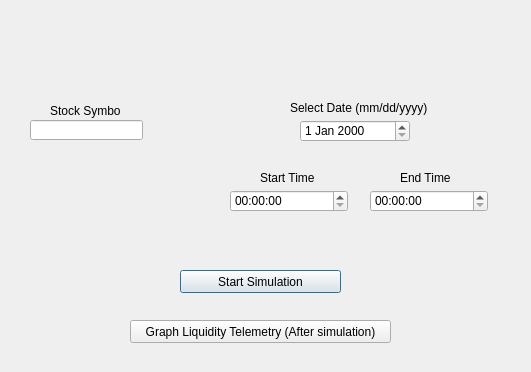
<?xml version="1.0" encoding="UTF-8"?>
<ui version="4.0">
 <class>Dialog</class>
 <widget class="QDialog" name="Dialog">
  <property name="geometry">
   <rect>
    <x>0</x>
    <y>0</y>
    <width>531</width>
    <height>372</height>
   </rect>
  </property>
  <property name="windowTitle">
   <string>Dialog</string>
  </property>
  <widget class="QLabel" name="symbolLabel">
   <property name="geometry">
    <rect>
     <x>50</x>
     <y>100</y>
     <width>71</width>
     <height>21</height>
    </rect>
   </property>
   <property name="text">
    <string>Stock Symbol</string>
   </property>
  </widget>
  <widget class="QPushButton" name="pushButton">
   <property name="geometry">
    <rect>
     <x>180</x>
     <y>270</y>
     <width>161</width>
     <height>23</height>
    </rect>
   </property>
   <property name="text">
    <string>Start Simulation</string>
   </property>
  </widget>
  <widget class="QLabel" name="label">
   <property name="geometry">
    <rect>
     <x>290</x>
     <y>100</y>
     <width>141</width>
     <height>16</height>
    </rect>
   </property>
   <property name="text">
    <string>Select Date (mm/dd/yyyy)</string>
   </property>
  </widget>
  <widget class="QLabel" name="label_2">
   <property name="geometry">
    <rect>
     <x>260</x>
     <y>170</y>
     <width>61</width>
     <height>16</height>
    </rect>
   </property>
   <property name="text">
    <string>Start Time</string>
   </property>
  </widget>
  <widget class="QLineEdit" name="stockSymbol">
   <property name="geometry">
    <rect>
     <x>30</x>
     <y>120</y>
     <width>113</width>
     <height>20</height>
    </rect>
   </property>
  </widget>
  <widget class="QDateEdit" name="simDate">
   <property name="geometry">
    <rect>
     <x>300</x>
     <y>120</y>
     <width>110</width>
     <height>22</height>
    </rect>
   </property>
  </widget>
  <widget class="QTimeEdit" name="startTime">
   <property name="geometry">
    <rect>
     <x>230</x>
     <y>190</y>
     <width>118</width>
     <height>22</height>
    </rect>
   </property>
  </widget>
  <widget class="QLabel" name="label_3">
   <property name="geometry">
    <rect>
     <x>400</x>
     <y>170</y>
     <width>51</width>
     <height>16</height>
    </rect>
   </property>
   <property name="text">
    <string>End Time</string>
   </property>
  </widget>
  <widget class="QTimeEdit" name="endTime">
   <property name="geometry">
    <rect>
     <x>370</x>
     <y>190</y>
     <width>118</width>
     <height>22</height>
    </rect>
   </property>
  </widget>
  <widget class="QPushButton" name="graphResults">
   <property name="geometry">
    <rect>
     <x>130</x>
     <y>320</y>
     <width>261</width>
     <height>23</height>
    </rect>
   </property>
   <property name="text">
    <string>Graph Liquidity Telemetry (After simulation)</string>
   </property>
  </widget>
 </widget>
 <resources/>
 <connections/>
</ui>
